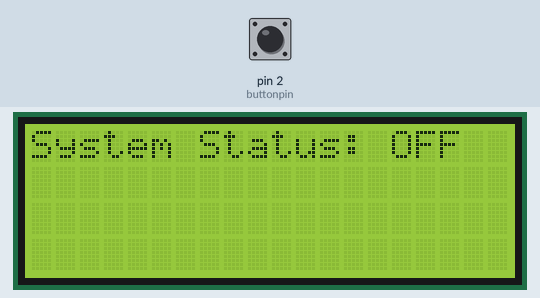
Simulated run of this sketch. Board: Arduino Uno, built with avr-gcc and run on an emulated ATmega328P. Shown: 20×4 character LCD. The inputs (shaded band) are chosen by the test bench; at power-on: pin 2 (buttonpin) LOW. What the sketch prints to the serial monitor is not drawn.

Above: at 1.2 s.
1.3 s: pin 2 (buttonpin) pulled HIGH for 3.2 s
At 2.9 s:
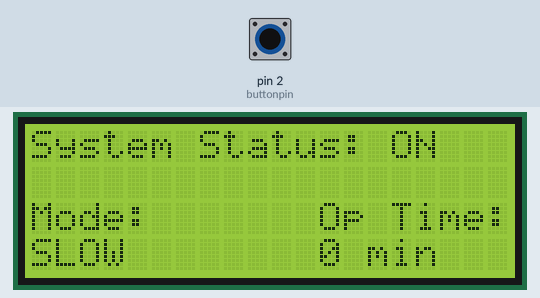
At 4.0 s:
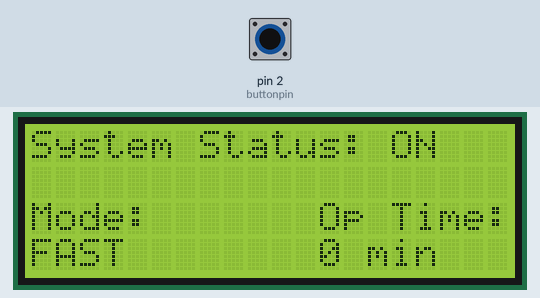
6.0 s: pin 2 (buttonpin) pulled HIGH for 1.25 s
At 12.9 s:
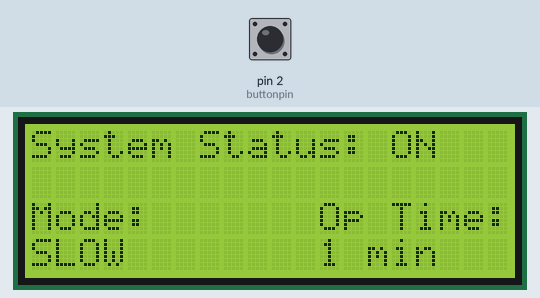
Timing chart, 0 to 14.4 s (numbered marks = the images above; inputs shaded):
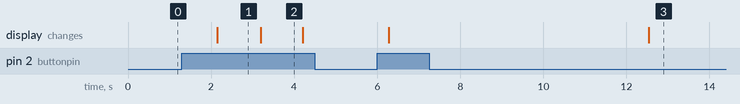

Measured:
- after the input at 1.3 s, the display: changes after 0.85 s (image 1)
- after the input at 6.0 s, the display: first changes after 0.28 s (image 3 shows a later state)
- what the display in image 1 shows lasts 1.1 s, from 2.1 s to 3.2 s

The sketch:

LCD_speedmode.ino
```cpp
/*#include <LiquidCrystal_I2C.h>

LiquidCrystal_I2C lcd(0x26, 20, 4); // I2C address ??? , 16 column and 4 rows

void setup()
{
  lcd.init(); // initialize the lcd
  lcd.backlight();
  lcd.print("test");
}

void loop()
{
  lcd.clear();                 // clear display
  lcd.setCursor(0, 0);         // move cursor to   (0, 0)  column, row
  lcd.print("Arduino");        // print message at (0, 0)
  lcd.setCursor(2, 1);         // move cursor to   (2, 1)
  lcd.print("Test");            // print message at (2, 1)
  delay(2000);                 // display the above for two seconds
}
*/

#include <Wire.h>
#include <LiquidCrystal_I2C.h>

LiquidCrystal_I2C lcd(0x26, 20, 4);
const int buttonpin = 2;
int buttonstate = 0;
int systemON = 0;
int presscount = 0;
//string mode;
unsigned long startmillis, currentmillis, time;

void setup()
{

  // initialize the LCD
	lcd.init();
	lcd.backlight();
  Serial.begin(9600);
  pinMode(buttonpin, INPUT); //initialize input button
  startmillis = millis();
}
void loop()
{
    lcd.clear();
    lcd.setCursor(0, 0);
    buttonstate = digitalRead(buttonpin);
    currentmillis = millis();

    Serial.println(buttonstate);

    if (buttonstate){
      systemON = !systemON;
      presscount = (presscount == 2) ? 0 : presscount + 1;
      startmillis = currentmillis;
    }

    time = (currentmillis - startmillis)/6000; //time since mode has been switched
    if (presscount == 1){
      LCD("ON", "SLOW", time);
    }

    else if (presscount == 2){
      LCD("ON", "FAST", time);
    }

    else{
      lcd.print("System Status: OFF");
    }

    delay(1000);
}

void LCD(String STATUS, String MODE, unsigned long TIME)
{
  lcd.print("System Status: ");
  lcd.print(STATUS);
  lcd.setCursor(0,2);
  lcd.print("Mode:");
  lcd.setCursor(12,2);
  lcd.print("Op Time:");
  lcd.setCursor(0, 3);
  lcd.print(MODE);
  lcd.setCursor(12,3);
  lcd.print(time);
  lcd.print(" min");
}
```
